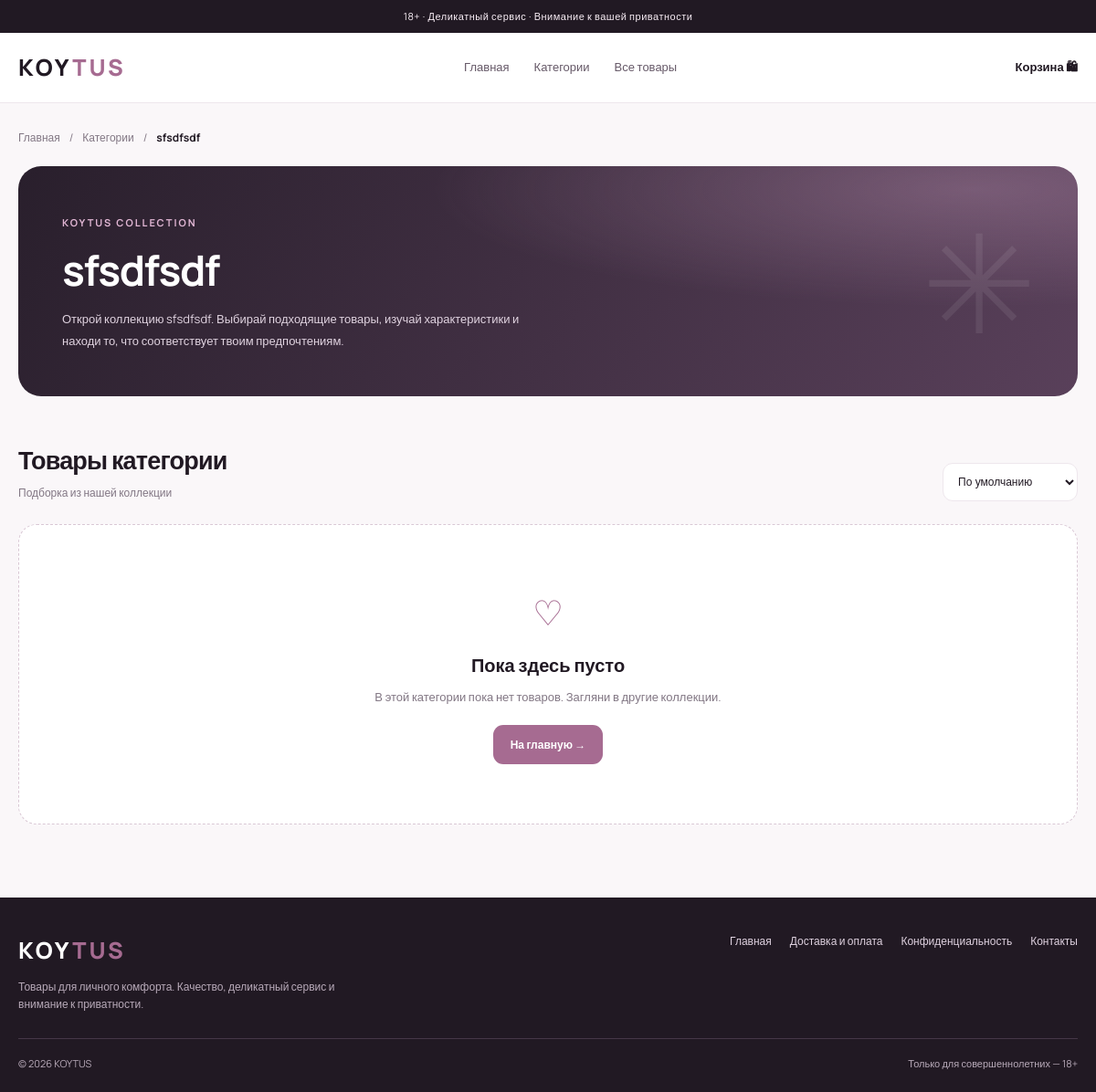
The page /category/1/ on the database as committed earlier.
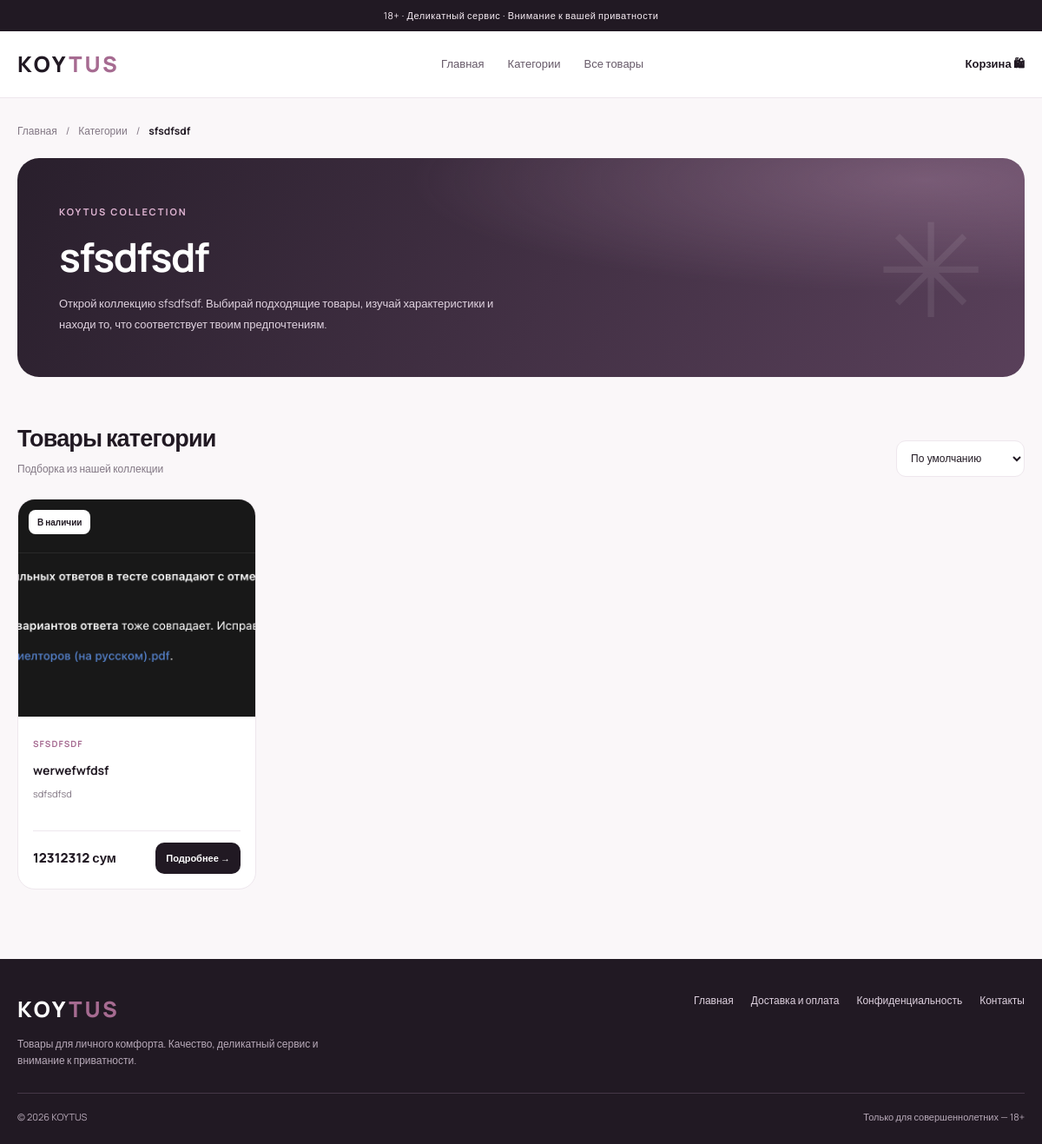
The same page on the database as committed later.
### koytus_products/models.py (models this page shows, shortened)
class CategoryProduct(models.Model):
    category_name = models.CharField(max_length=100)

class Products(models.Model):
    pr_name = models.CharField(max_length=55)
    pr_cost = models.FloatField()
    pr_descr = models.TextField()
    pr_image = models.FileField(upload_to="product_image")
    pr_count = models.IntegerField(default=0)
    pr_category = models.ForeignKey(CategoryProduct, on_delete=models.CASCADE)

### koytus_products/views.py (the view)
# urls.py: path("category/<int:id>/", views.category_product)
def category_product(request, id):
    category = CategoryProduct.objects.get(id=id)
    products = Products.objects.filter(pr_category=category).all()
    context = {"products": products, "category": category}
    return render(request, "category.html", context)

### templates/category.html (shortened to what the changed rows need)
{% load static %}
<!DOCTYPE html>
<html lang="ru">
<head>
</head>
<body>
    <main class="container">
        <nav class="breadcrumb" aria-label="Навигация">
            <a href="/">Главная</a>
            <span>/</span>
            <a href="/#categories">Категории</a>
            <span>/</span>
            <span class="current">{{ category.category_name }}</span>
        </nav>
        <section class="category-hero">
            <span class="eyebrow">KOYTUS COLLECTION</span>
            <h1>{{ category.category_name }}</h1>
            <p>
                Открой коллекцию {{ category.category_name|lower }}.
                Выбирай подходящие товары, изучай характеристики
                и находи то, что соответствует твоим предпочтениям.
            </p>
            <div class="hero-decoration">✳</div>
        </section>
        <section class="catalog">
            <div class="catalog-heading">
                <div>
                    <h2>Товары категории</h2>
                </div>
            </div>
            <div class="products" id="products-grid">
                {% for i in products %}
                    <article class="product-card"
                             data-price="{{ i.pr_cost }}"
                             data-name="{{ i.pr_name|lower }}">
                        <a href="/product/{{ i.id }}"
                           aria-label="Подробнее: {{ i.pr_name }}">
                            <div class="product-image">
                                {% if i.pr_image %}
                                    <img src="{{ i.pr_image.url }}"
                                         alt="{{ i.pr_name }}"
                                         loading="lazy">
                                {% else %}
                                    <div class="placeholder">✳</div>
                                {% endif %}
                                {% if i.pr_count > 0 %}
                                    <span class="stock">В наличии</span>
                                {% else %}
                                    <span class="stock">Нет в наличии</span>
                                {% endif %}
                            </div>
                        </a>
                        <div class="product-info">
                            <span class="product-category">
                                {{ category.category_name }}
                            </span>
                            <h3 class="product-name">
                                <a href="/product/{{ i.id }}">
                                    {{ i.pr_name }}
                                </a>
                            </h3>
                            <p class="product-description">
                                {{ i.pr_descr|truncatechars:75 }}
                            </p>
                            <div class="product-bottom">
                                <span class="price">
                                    {{ i.pr_cost|floatformat:0 }} сум
                                </span>
                                <a class="details-btn"
                                   href="/product/{{ i.id }}">
                                    Подробнее →
                                </a>
                            </div>
                        </div>
                    </article>
                {% empty %}
                    <div class="empty">
                        <div class="empty-icon">♡</div>
                        <h3>Пока здесь пусто</h3>
                        <p>
                            В этой категории пока нет товаров.
                            Загляни в другие коллекции.
                        </p>
                        <a href="/" class="primary-btn">
                            На главную →
                        </a>
                    </div>
                {% endfor %}
            </div>
        </section>
    </main>
</body>
</html>

Rows that differ between the two databases and show on the page:
added Products: pr_image (picture), pr_count "В наличии", {{ category.category_name }} "SFSDFSDF", pr_name "werwefwfdsf", pr_descr "sdfsdfsd", pr_cost "12312312"
Other text that changed with them:
text no longer shown: "♡ Пока здесь пусто В этой категории пока нет товаров. Загляни в другие коллекции. На главную →"
